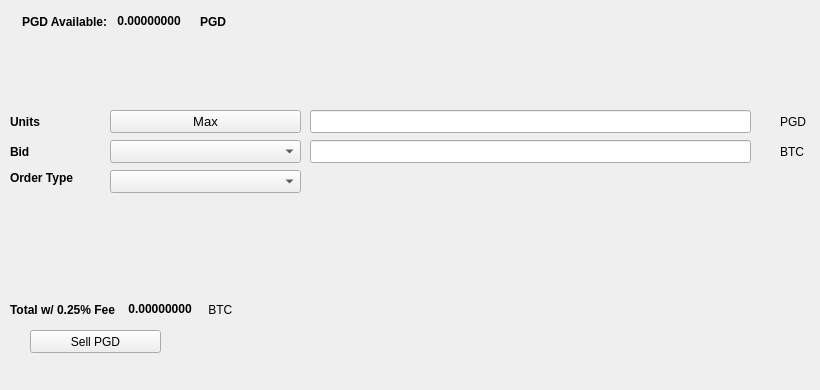
   <widget class="QWidget" name="SellTab">
    <attribute name="title">
     <string>Sell</string>
    </attribute>
    <widget class="QLabel" name="label_16">
     <property name="geometry">
      <rect>
       <x>780</x>
       <y>140</y>
       <width>31</width>
       <height>23</height>
      </rect>
     </property>
     <property name="text">
      <string>BTC</string>
     </property>
    </widget>
    <widget class="QComboBox" name="SellBidcomboBox">
     <property name="geometry">
      <rect>
       <x>110</x>
       <y>140</y>
       <width>191</width>
       <height>23</height>
      </rect>
     </property>
     <property name="font">
      <font>
       <pointsize>10</pointsize>
      </font>
     </property>
    </widget>
    <widget class="QLabel" name="label_18">
     <property name="geometry">
      <rect>
       <x>10</x>
       <y>110</y>
       <width>46</width>
       <height>23</height>
      </rect>
     </property>
     <property name="font">
      <font>
       <weight>75</weight>
       <bold>true</bold>
      </font>
     </property>
     <property name="text">
      <string>Units</string>
     </property>
    </widget>
    <widget class="QPushButton" name="Sell_Max_Amount">
     <property name="geometry">
      <rect>
       <x>110</x>
       <y>110</y>
       <width>191</width>
       <height>23</height>
      </rect>
     </property>
     <property name="font">
      <font>
       <pointsize>10</pointsize>
      </font>
     </property>
     <property name="text">
      <string>Max</string>
     </property>
    </widget>
    <widget class="QLabel" name="label_20">
     <property name="geometry">
      <rect>
       <x>10</x>
       <y>170</y>
       <width>91</width>
       <height>16</height>
      </rect>
     </property>
     <property name="font">
      <font>
       <weight>75</weight>
       <bold>true</bold>
      </font>
     </property>
     <property name="text">
      <string>Order Type</string>
     </property>
    </widget>
    <widget class="QComboBox" name="SellOrdertypeCombo">
     <property name="geometry">
      <rect>
       <x>110</x>
       <y>170</y>
       <width>191</width>
       <height>23</height>
      </rect>
     </property>
     <property name="font">
      <font>
       <pointsize>10</pointsize>
      </font>
     </property>
    </widget>
    <widget class="QLabel" name="label_21">
     <property name="geometry">
      <rect>
       <x>10</x>
       <y>140</y>
       <width>46</width>
       <height>23</height>
      </rect>
     </property>
     <property name="font">
      <font>
       <weight>75</weight>
       <bold>true</bold>
      </font>
     </property>
     <property name="text">
      <string>Bid</string>
     </property>
    </widget>
    <widget class="QLabel" name="label_22">
     <property name="geometry">
      <rect>
       <x>780</x>
       <y>110</y>
       <width>31</width>
       <height>23</height>
      </rect>
     </property>
     <property name="text">
      <string>PGD</string>
     </property>
    </widget>
    <widget class="QLineEdit" name="UnitsInputPGD">
     <property name="geometry">
      <rect>
       <x>310</x>
       <y>110</y>
       <width>441</width>
       <height>23</height>
      </rect>
     </property>
     <property name="font">
      <font>
       <pointsize>9</pointsize>
       <weight>75</weight>
       <bold>true</bold>
      </font>
     </property>
    </widget>
    <widget class="QLineEdit" name="SellBidPriceEdit">
     <property name="geometry">
      <rect>
       <x>310</x>
       <y>140</y>
       <width>441</width>
       <height>23</height>
      </rect>
     </property>
     <property name="font">
      <font>
       <pointsize>9</pointsize>
       <weight>75</weight>
       <bold>true</bold>
      </font>
     </property>
    </widget>
    <widget class="QPushButton" name="SellPGDBTN">
     <property name="geometry">
      <rect>
       <x>30</x>
       <y>330</y>
       <width>131</width>
       <height>23</height>
      </rect>
     </property>
     <property name="text">
      <string>Sell PGD</string>
     </property>
     <property name="icon">
      <iconset resource="../promoguild">
       <normaloff>:/icons/bitcoin</normaloff>:/icons/bitcoin</iconset>
     </property>
    </widget>
    <widget class="QWidget" name="layoutWidget3">
     <property name="geometry">
      <rect>
       <x>22</x>
       <y>12</y>
       <width>258</width>
       <height>19</height>
      </rect>
     </property>
     <layout class="QHBoxLayout" name="horizontalLayout">
      <item>
       <widget class="QLabel" name="label232_2">
        <property name="font">
         <font>
          <weight>75</weight>
          <bold>true</bold>
         </font>
        </property>
        <property name="text">
         <string>PGD Available:</string>
        </property>
       </widget>
      </item>
      <item>
       <widget class="QLabel" name="PGDAvailableLabel">
        <property name="palette">
         <palette>
          <active>
           <colorrole role="WindowText">
            <brush brushstyle="SolidPattern">
             <color alpha="255">
              <red>0</red>
              <green>0</green>
              <blue>0</blue>
             </color>
            </brush>
           </colorrole>
           <colorrole role="Button">
            <brush brushstyle="SolidPattern">
             <color alpha="255">
              <red>0</red>
              <green>170</green>
              <blue>0</blue>
             </color>
            </brush>
           </colorrole>
           <colorrole role="Light">
            <brush brushstyle="SolidPattern">
             <color alpha="255">
              <red>0</red>
              <green>255</green>
              <blue>0</blue>
             </color>
            </brush>
           </colorrole>
           <colorrole role="Midlight">
            <brush brushstyle="SolidPattern">
             <color alpha="255">
              <red>0</red>
              <green>212</green>
              <blue>0</blue>
             </color>
            </brush>
           </colorrole>
           <colorrole role="Dark">
            <brush brushstyle="SolidPattern">
             <color alpha="255">
              <red>0</red>
              <green>85</green>
              <blue>0</blue>
             </color>
            </brush>
           </colorrole>
           <colorrole role="Mid">
            <brush brushstyle="SolidPattern">
             <color alpha="255">
              <red>0</red>
              <green>113</green>
              <blue>0</blue>
             </color>
            </brush>
           </colorrole>
           <colorrole role="Text">
            <brush brushstyle="SolidPattern">
             <color alpha="255">
              <red>0</red>
              <green>170</green>
              <blue>0</blue>
             </color>
            </brush>
           </colorrole>
           <colorrole role="BrightText">
            <brush brushstyle="SolidPattern">
             <color alpha="255">
              <red>255</red>
              <green>255</green>
              <blue>255</blue>
             </color>
            </brush>
           </colorrole>
           <colorrole role="ButtonText">
            <brush brushstyle="SolidPattern">
             <color alpha="255">
              <red>0</red>
              <green>0</green>
              <blue>0</blue>
             </color>
            </brush>
           </colorrole>
           <colorrole role="Base">
            <brush brushstyle="SolidPattern">
             <color alpha="255">
              <red>255</red>
              <green>255</green>
              <blue>255</blue>
             </color>
            </brush>
           </colorrole>
           <colorrole role="Window">
            <brush brushstyle="SolidPattern">
             <color alpha="255">
              <red>0</red>
              <green>170</green>
              <blue>0</blue>
             </color>
            </brush>
           </colorrole>
           <colorrole role="Shadow">
            <brush brushstyle="SolidPattern">
             <color alpha="255">
              <red>0</red>
              <green>0</green>
              <blue>0</blue>
             </color>
            </brush>
           </colorrole>
           <colorrole role="AlternateBase">
            <brush brushstyle="SolidPattern">
             <color alpha="255">
              <red>127</red>
              <green>212</green>
              <blue>127</blue>
             </color>
            </brush>
           </colorrole>
           <colorrole role="ToolTipBase">
            <brush brushstyle="SolidPattern">
             <color alpha="255">
              <red>255</red>
              <green>255</green>
              <blue>220</blue>
             </color>
            </brush>
           </colorrole>
           <colorrole role="ToolTipText">
            <brush brushstyle="SolidPattern">
             <color alpha="255">
              <red>0</red>
              <green>0</green>
              <blue>0</blue>
             </color>
            </brush>
           </colorrole>
          </active>
          <inactive>
           <colorrole role="WindowText">
            <brush brushstyle="SolidPattern">
             <color alpha="255">
              <red>0</red>
              <green>0</green>
              <blue>0</blue>
             </color>
            </brush>
           </colorrole>
           <colorrole role="Button">
            <brush brushstyle="SolidPattern">
             <color alpha="255">
              <red>0</red>
              <green>170</green>
              <blue>0</blue>
             </color>
            </brush>
           </colorrole>
           <colorrole role="Light">
            <brush brushstyle="SolidPattern">
             <color alpha="255">
              <red>0</red>
              <green>255</green>
              <blue>0</blue>
             </color>
            </brush>
           </colorrole>
           <colorrole role="Midlight">
            <brush brushstyle="SolidPattern">
             <color alpha="255">
              <red>0</red>
              <green>212</green>
              <blue>0</blue>
             </color>
            </brush>
           </colorrole>
           <colorrole role="Dark">
            <brush brushstyle="SolidPattern">
             <color alpha="255">
              <red>0</red>
              <green>85</green>
              <blue>0</blue>
             </color>
            </brush>
           </colorrole>
           <colorrole role="Mid">
            <brush brushstyle="SolidPattern">
             <color alpha="255">
              <red>0</red>
              <green>113</green>
              <blue>0</blue>
             </color>
            </brush>
           </colorrole>
           <colorrole role="Text">
            <brush brushstyle="SolidPattern">
             <color alpha="255">
              <red>0</red>
              <green>170</green>
              <blue>0</blue>
             </color>
            </brush>
           </colorrole>
           <colorrole role="BrightText">
            <brush brushstyle="SolidPattern">
             <color alpha="255">
              <red>255</red>
              <green>255</green>
              <blue>255</blue>
             </color>
            </brush>
           </colorrole>
           <colorrole role="ButtonText">
            <brush brushstyle="SolidPattern">
             <color alpha="255">
              <red>0</red>
              <green>0</green>
              <blue>0</blue>
             </color>
            </brush>
           </colorrole>
           <colorrole role="Base">
            <brush brushstyle="SolidPattern">
             <color alpha="255">
              <red>255</red>
              <green>255</green>
              <blue>255</blue>
             </color>
            </brush>
           </colorrole>
           <colorrole role="Window">
            <brush brushstyle="SolidPattern">
             <color alpha="255">
              <red>0</red>
              <green>170</green>
              <blue>0</blue>
             </color>
            </brush>
           </colorrole>
           <colorrole role="Shadow">
            <brush brushstyle="SolidPattern">
             <color alpha="255">
              <red>0</red>
              <green>0</green>
              <blue>0</blue>
             </color>
            </brush>
           </colorrole>
           <colorrole role="AlternateBase">
            <brush brushstyle="SolidPattern">
             <color alpha="255">
              <red>127</red>
              <green>212</green>
              <blue>127</blue>
             </color>
            </brush>
           </colorrole>
           <colorrole role="ToolTipBase">
            <brush brushstyle="SolidPattern">
             <color alpha="255">
              <red>255</red>
              <green>255</green>
              <blue>220</blue>
             </color>
            </brush>
           </colorrole>
           <colorrole role="ToolTipText">
            <brush brushstyle="SolidPattern">
             <color alpha="255">
              <red>0</red>
              <green>0</green>
              <blue>0</blue>
             </color>
            </brush>
           </colorrole>
          </inactive>
          <disabled>
           <colorrole role="WindowText">
            <brush brushstyle="SolidPattern">
             <color alpha="255">
              <red>0</red>
              <green>85</green>
              <blue>0</blue>
             </color>
            </brush>
           </colorrole>
           <colorrole role="Button">
            <brush brushstyle="SolidPattern">
             <color alpha="255">
              <red>0</red>
              <green>170</green>
              <blue>0</blue>
             </color>
            </brush>
           </colorrole>
           <colorrole role="Light">
            <brush brushstyle="SolidPattern">
             <color alpha="255">
              <red>0</red>
              <green>255</green>
              <blue>0</blue>
             </color>
            </brush>
           </colorrole>
           <colorrole role="Midlight">
            <brush brushstyle="SolidPattern">
             <color alpha="255">
              <red>0</red>
              <green>212</green>
              <blue>0</blue>
             </color>
            </brush>
           </colorrole>
           <colorrole role="Dark">
            <brush brushstyle="SolidPattern">
             <color alpha="255">
              <red>0</red>
              <green>85</green>
              <blue>0</blue>
             </color>
            </brush>
           </colorrole>
           <colorrole role="Mid">
            <brush brushstyle="SolidPattern">
             <color alpha="255">
              <red>0</red>
              <green>113</green>
              <blue>0</blue>
             </color>
            </brush>
           </colorrole>
           <colorrole role="Text">
            <brush brushstyle="SolidPattern">
             <color alpha="255">
              <red>0</red>
              <green>85</green>
              <blue>0</blue>
             </color>
            </brush>
           </colorrole>
           <colorrole role="BrightText">
            <brush brushstyle="SolidPattern">
             <color alpha="255">
              <red>255</red>
              <green>255</green>
              <blue>255</blue>
             </color>
            </brush>
           </colorrole>
           <colorrole role="ButtonText">
            <brush brushstyle="SolidPattern">
             <color alpha="255">
              <red>0</red>
              <green>85</green>
              <blue>0</blue>
             </color>
            </brush>
           </colorrole>
           <colorrole role="Base">
            <brush brushstyle="SolidPattern">
             <color alpha="255">
              <red>0</red>
              <green>170</green>
              <blue>0</blue>
             </color>
            </brush>
           </colorrole>
           <colorrole role="Window">
            <brush brushstyle="SolidPattern">
             <color alpha="255">
              <red>0</red>
              <green>170</green>
              <blue>0</blue>
             </color>
            </brush>
           </colorrole>
           <colorrole role="Shadow">
            <brush brushstyle="SolidPattern">
             <color alpha="255">
              <red>0</red>
              <green>0</green>
              <blue>0</blue>
             </color>
            </brush>
           </colorrole>
           <colorrole role="AlternateBase">
            <brush brushstyle="SolidPattern">
             <color alpha="255">
              <red>0</red>
              <green>170</green>
              <blue>0</blue>
             </color>
            </brush>
           </colorrole>
           <colorrole role="ToolTipBase">
            <brush brushstyle="SolidPattern">
             <color alpha="255">
              <red>255</red>
              <green>255</green>
              <blue>220</blue>
             </color>
            </brush>
           </colorrole>
           <colorrole role="ToolTipText">
            <brush brushstyle="SolidPattern">
             <color alpha="255">
              <red>0</red>
              <green>0</green>
              <blue>0</blue>
             </color>
            </brush>
           </colorrole>
          </disabled>
         </palette>
        </property>
        <property name="font">
         <font>
          <weight>75</weight>
          <bold>true</bold>
         </font>
        </property>
        <property name="text">
         <string> 0.00000000 </string>
        </property>
        <property name="textInteractionFlags">
         <set>Qt::LinksAccessibleByMouse|Qt::TextSelectableByKeyboard|Qt::TextSelectableByMouse</set>
        </property>
       </widget>
      </item>
      <item>
       <widget class="QLabel" name="labelPGD">
        <property name="font">
         <font>
          <weight>75</weight>
          <bold>true</bold>
         </font>
        </property>
        <property name="text">
         <string>PGD</string>
        </property>
       </widget>
      </item>
     </layout>
    </widget>
    <widget class="QWidget" name="layoutWidget">
     <property name="geometry">
      <rect>
       <x>10</x>
       <y>300</y>
       <width>268</width>
       <height>19</height>
      </rect>
     </property>
     <layout class="QHBoxLayout" name="horizontalLayout_2">
      <item>
       <widget class="QLabel" name="label_19">
        <property name="font">
         <font>
          <weight>75</weight>
          <bold>true</bold>
         </font>
        </property>
        <property name="text">
         <string>Total w/ 0.25% Fee </string>
        </property>
       </widget>
      </item>
      <item>
       <widget class="QLabel" name="SellCostLabel">
        <property name="palette">
         <palette>
          <active>
           <colorrole role="WindowText">
            <brush brushstyle="SolidPattern">
             <color alpha="255">
              <red>0</red>
              <green>0</green>
              <blue>0</blue>
             </color>
            </brush>
           </colorrole>
           <colorrole role="Button">
            <brush brushstyle="SolidPattern">
             <color alpha="255">
              <red>0</red>
              <green>170</green>
              <blue>0</blue>
             </color>
            </brush>
           </colorrole>
           <colorrole role="Light">
            <brush brushstyle="SolidPattern">
             <color alpha="255">
              <red>0</red>
              <green>255</green>
              <blue>0</blue>
             </color>
            </brush>
           </colorrole>
           <colorrole role="Midlight">
            <brush brushstyle="SolidPattern">
             <color alpha="255">
              <red>0</red>
              <green>212</green>
              <blue>0</blue>
             </color>
            </brush>
           </colorrole>
           <colorrole role="Dark">
            <brush brushstyle="SolidPattern">
             <color alpha="255">
              <red>0</red>
              <green>85</green>
              <blue>0</blue>
             </color>
            </brush>
           </colorrole>
           <colorrole role="Mid">
            <brush brushstyle="SolidPattern">
             <color alpha="255">
              <red>0</red>
              <green>113</green>
              <blue>0</blue>
             </color>
            </brush>
           </colorrole>
           <colorrole role="Text">
            <brush brushstyle="SolidPattern">
             <color alpha="255">
              <red>0</red>
              <green>170</green>
              <blue>0</blue>
             </color>
            </brush>
           </colorrole>
           <colorrole role="BrightText">
            <brush brushstyle="SolidPattern">
             <color alpha="255">
              <red>255</red>
              <green>255</green>
              <blue>255</blue>
             </color>
            </brush>
           </colorrole>
           <colorrole role="ButtonText">
            <brush brushstyle="SolidPattern">
             <color alpha="255">
              <red>0</red>
              <green>0</green>
              <blue>0</blue>
             </color>
            </brush>
           </colorrole>
           <colorrole role="Base">
            <brush brushstyle="SolidPattern">
             <color alpha="255">
              <red>255</red>
              <green>255</green>
              <blue>255</blue>
             </color>
            </brush>
           </colorrole>
           <colorrole role="Window">
            <brush brushstyle="SolidPattern">
             <color alpha="255">
              <red>0</red>
              <green>170</green>
              <blue>0</blue>
             </color>
            </brush>
           </colorrole>
           <colorrole role="Shadow">
            <brush brushstyle="SolidPattern">
             <color alpha="255">
              <red>0</red>
              <green>0</green>
              <blue>0</blue>
             </color>
            </brush>
           </colorrole>
           <colorrole role="AlternateBase">
            <brush brushstyle="SolidPattern">
             <color alpha="255">
              <red>127</red>
              <green>212</green>
              <blue>127</blue>
             </color>
            </brush>
           </colorrole>
           <colorrole role="ToolTipBase">
            <brush brushstyle="SolidPattern">
             <color alpha="255">
              <red>255</red>
              <green>255</green>
              <blue>220</blue>
             </color>
            </brush>
           </colorrole>
           <colorrole role="ToolTipText">
            <brush brushstyle="SolidPattern">
             <color alpha="255">
              <red>0</red>
              <green>0</green>
              <blue>0</blue>
             </color>
            </brush>
           </colorrole>
          </active>
          <inactive>
           <colorrole role="WindowText">
            <brush brushstyle="SolidPattern">
             <color alpha="255">
              <red>0</red>
              <green>0</green>
              <blue>0</blue>
             </color>
            </brush>
           </colorrole>
           <colorrole role="Button">
            <brush brushstyle="SolidPattern">
             <color alpha="255">
              <red>0</red>
              <green>170</green>
              <blue>0</blue>
             </color>
            </brush>
           </colorrole>
           <colorrole role="Light">
            <brush brushstyle="SolidPattern">
             <color alpha="255">
              <red>0</red>
              <green>255</green>
              <blue>0</blue>
             </color>
            </brush>
           </colorrole>
           <colorrole role="Midlight">
            <brush brushstyle="SolidPattern">
             <color alpha="255">
              <red>0</red>
              <green>212</green>
              <blue>0</blue>
             </color>
            </brush>
           </colorrole>
           <colorrole role="Dark">
            <brush brushstyle="SolidPattern">
             <color alpha="255">
              <red>0</red>
              <green>85</green>
              <blue>0</blue>
             </color>
            </brush>
           </colorrole>
           <colorrole role="Mid">
            <brush brushstyle="SolidPattern">
             <color alpha="255">
              <red>0</red>
              <green>113</green>
              <blue>0</blue>
             </color>
            </brush>
           </colorrole>
           <colorrole role="Text">
            <brush brushstyle="SolidPattern">
             <color alpha="255">
              <red>0</red>
              <green>170</green>
              <blue>0</blue>
             </color>
            </brush>
           </colorrole>
           <colorrole role="BrightText">
            <brush brushstyle="SolidPattern">
             <color alpha="255">
              <red>255</red>
              <green>255</green>
              <blue>255</blue>
             </color>
            </brush>
           </colorrole>
           <colorrole role="ButtonText">
            <brush brushstyle="SolidPattern">
             <color alpha="255">
              <red>0</red>
              <green>0</green>
              <blue>0</blue>
             </color>
            </brush>
           </colorrole>
           <colorrole role="Base">
            <brush brushstyle="SolidPattern">
             <color alpha="255">
              <red>255</red>
              <green>255</green>
              <blue>255</blue>
             </color>
            </brush>
           </colorrole>
           <colorrole role="Window">
            <brush brushstyle="SolidPattern">
             <color alpha="255">
              <red>0</red>
              <green>170</green>
              <blue>0</blue>
             </color>
            </brush>
           </colorrole>
           <colorrole role="Shadow">
            <brush brushstyle="SolidPattern">
             <color alpha="255">
              <red>0</red>
              <green>0</green>
              <blue>0</blue>
             </color>
            </brush>
           </colorrole>
           <colorrole role="AlternateBase">
            <brush brushstyle="SolidPattern">
             <color alpha="255">
              <red>127</red>
              <green>212</green>
              <blue>127</blue>
             </color>
            </brush>
           </colorrole>
           <colorrole role="ToolTipBase">
            <brush brushstyle="SolidPattern">
             <color alpha="255">
              <red>255</red>
              <green>255</green>
              <blue>220</blue>
             </color>
            </brush>
           </colorrole>
           <colorrole role="ToolTipText">
            <brush brushstyle="SolidPattern">
             <color alpha="255">
              <red>0</red>
              <green>0</green>
              <blue>0</blue>
             </color>
            </brush>
           </colorrole>
          </inactive>
          <disabled>
           <colorrole role="WindowText">
            <brush brushstyle="SolidPattern">
             <color alpha="255">
              <red>0</red>
              <green>85</green>
              <blue>0</blue>
             </color>
            </brush>
           </colorrole>
           <colorrole role="Button">
            <brush brushstyle="SolidPattern">
             <color alpha="255">
              <red>0</red>
              <green>170</green>
              <blue>0</blue>
             </color>
            </brush>
           </colorrole>
           <colorrole role="Light">
            <brush brushstyle="SolidPattern">
             <color alpha="255">
              <red>0</red>
              <green>255</green>
              <blue>0</blue>
             </color>
            </brush>
           </colorrole>
           <colorrole role="Midlight">
            <brush brushstyle="SolidPattern">
             <color alpha="255">
              <red>0</red>
              <green>212</green>
              <blue>0</blue>
             </color>
            </brush>
           </colorrole>
           <colorrole role="Dark">
            <brush brushstyle="SolidPattern">
             <color alpha="255">
              <red>0</red>
              <green>85</green>
              <blue>0</blue>
             </color>
            </brush>
           </colorrole>
           <colorrole role="Mid">
            <brush brushstyle="SolidPattern">
             <color alpha="255">
              <red>0</red>
              <green>113</green>
              <blue>0</blue>
             </color>
            </brush>
           </colorrole>
           <colorrole role="Text">
            <brush brushstyle="SolidPattern">
             <color alpha="255">
              <red>0</red>
              <green>85</green>
              <blue>0</blue>
             </color>
            </brush>
           </colorrole>
           <colorrole role="BrightText">
            <brush brushstyle="SolidPattern">
             <color alpha="255">
              <red>255</red>
              <green>255</green>
              <blue>255</blue>
             </color>
            </brush>
           </colorrole>
           <colorrole role="ButtonText">
            <brush brushstyle="SolidPattern">
             <color alpha="255">
              <red>0</red>
              <green>85</green>
              <blue>0</blue>
             </color>
            </brush>
           </colorrole>
           <colorrole role="Base">
            <brush brushstyle="SolidPattern">
             <color alpha="255">
              <red>0</red>
              <green>170</green>
              <blue>0</blue>
             </color>
            </brush>
           </colorrole>
           <colorrole role="Window">
            <brush brushstyle="SolidPattern">
             <color alpha="255">
              <red>0</red>
              <green>170</green>
              <blue>0</blue>
             </color>
            </brush>
           </colorrole>
           <colorrole role="Shadow">
            <brush brushstyle="SolidPattern">
             <color alpha="255">
              <red>0</red>
              <green>0</green>
              <blue>0</blue>
             </color>
            </brush>
           </colorrole>
           <colorrole role="AlternateBase">
            <brush brushstyle="SolidPattern">
             <color alpha="255">
              <red>0</red>
              <green>170</green>
              <blue>0</blue>
             </color>
            </brush>
           </colorrole>
           <colorrole role="ToolTipBase">
            <brush brushstyle="SolidPattern">
             <color alpha="255">
              <red>255</red>
              <green>255</green>
              <blue>220</blue>
             </color>
            </brush>
           </colorrole>
           <colorrole role="ToolTipText">
            <brush brushstyle="SolidPattern">
             <color alpha="255">
              <red>0</red>
              <green>0</green>
              <blue>0</blue>
             </color>
            </brush>
           </colorrole>
          </disabled>
         </palette>
        </property>
        <property name="font">
         <font>
          <weight>75</weight>
          <bold>true</bold>
         </font>
        </property>
        <property name="autoFillBackground">
         <bool>false</bool>
        </property>
        <property name="text">
         <string> 0.00000000</string>
        </property>
        <property name="textInteractionFlags">
         <set>Qt::LinksAccessibleByMouse|Qt::TextSelectableByMouse</set>
        </property>
       </widget>
      </item>
      <item>
       <widget class="QLabel" name="label_17">
        <property name="font">
         <font>
          <weight>50</weight>
          <bold>false</bold>
         </font>
        </property>
        <property name="text">
         <string> BTC</string>
        </property>
       </widget>
      </item>
     </layout>
    </widget>
    <widget class="QLabel" name="label_23">
     <property name="geometry">
      <rect>
       <x>460</x>
       <y>300</y>
       <width>281</width>
       <height>81</height>
      </rect>
     </property>
     <property name="text">
      <string/>
     </property>
     <property name="pixmap">
      <pixmap>:/images/bittrex</pixmap>
     </property>
    </widget>
   </widget>
